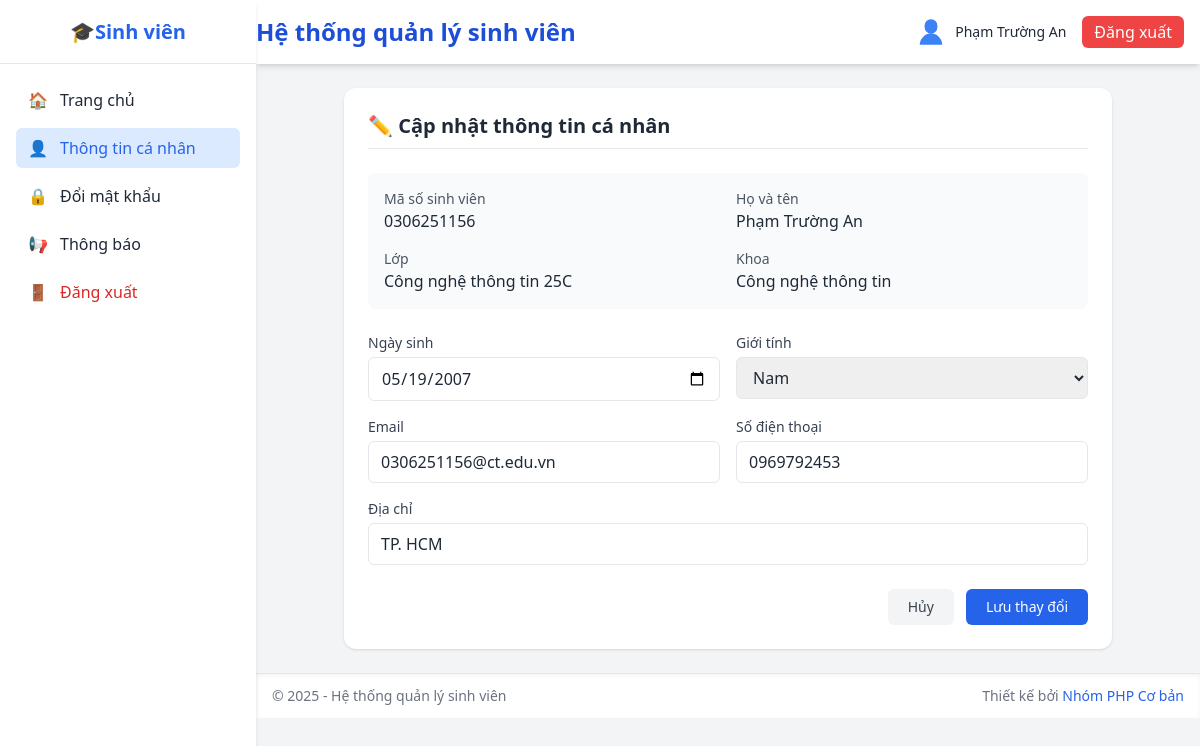
Screenshot of /profile.php (signed in) with the database file from the repository.
### tables this page shows
CREATE TABLE `sinh_vien` (
  `mssv` varchar(20) NOT NULL,
  `hoten` varchar(100) NOT NULL,
  `ngaysinh` date DEFAULT NULL,
  `gioitinh` enum('Nam','Nữ','Khác') DEFAULT 'Nam',
  `malop` varchar(20) DEFAULT NULL,
  `makhoa` varchar(20) DEFAULT NULL,
  `email` varchar(100) DEFAULT NULL,
  `sdt` varchar(20) DEFAULT NULL,
  `diachi` varchar(255) DEFAULT NULL,
  `password` varchar(255) NOT NULL,
  `trangthai` enum('Đang học','Tốt nghiệp','Bảo lưu','Đã nghỉ') DEFAULT 'Đang học'
);

CREATE TABLE `lop` (
  `malop` varchar(20) NOT NULL,
  `tenlop` varchar(100) NOT NULL,
  `makhoa` varchar(20) DEFAULT NULL
);

CREATE TABLE `khoa` (
  `makhoa` varchar(20) NOT NULL,
  `tenkhoa` varchar(100) NOT NULL,
  `mota` text DEFAULT NULL
);

### database/pdo.php (called while the page is built, shortened)
<?php
class DB
{
    private static $pdo = null;
    private static function connect_pdo(): \PDO
    {
        $host = DB_HOST;
        $user = DB_USERNAME;
        $pass = DB_PASSWORD;
        $db   = DB_NAME;
        $charset = DB_CHARSET;
        $dsn = "mysql:host={$host};dbname={$db};charset={$charset}";
        try {
            $options = [
                \PDO::ATTR_ERRMODE => \PDO::ERRMODE_EXCEPTION,
                \PDO::ATTR_DEFAULT_FETCH_MODE => \PDO::FETCH_ASSOC,
                \PDO::ATTR_EMULATE_PREPARES => false,
            ];
            return new \PDO($dsn, $user, $pass, $options);
        } catch (\PDOException $e) {
            die('Kết nối PDO thất bại: ' . $e->getMessage());
        }
    }
    private static function init()
    {
        if (self::$pdo === null) {
            self::$pdo = self::connect_pdo();
        }
    }
    public static function getPdo()
    {
        return self::$pdo;
    }
    public static function selectOne(string $sql, array $params = []): ?array
    {
        $stmt = self::getPdo()->prepare($sql);
        $stmt->execute($params);
        $row = $stmt->fetch();
        return $row === false ? null : $row;
    }
}

### profile.php (the view, shortened to what this page needs)
<?php
$mssv = $_SESSION['sinhvien'];
$sinh_vien = DB::selectOne(
    "SELECT sv.*, l.tenlop, k.tenkhoa
    FROM sinh_vien sv
    LEFT JOIN lop l ON sv.malop = l.malop
    LEFT JOIN khoa k ON sv.makhoa = k.makhoa
    WHERE sv.mssv = :mssv",
    ['mssv' => $mssv]
);
include('includes/sidebar.php');
include('includes/header.php');
?>
<div class="max-w-3xl mx-auto">
    <div class="bg-white shadow rounded-xl p-6">
        <h3 class="text-xl font-semibold text-gray-800 border-b pb-2 mb-6">
            ✏️ Cập nhật thông tin cá nhân
        </h3>
        <form action="profile.php" method="POST" class="space-y-6">
            <div class="grid grid-cols-1 sm:grid-cols-2 gap-4 p-4 bg-gray-50 rounded-lg mb-4">
                <div>
                    <p class="text-sm text-gray-600">Mã số sinh viên</p>
                    <p class="font-medium"><?php echo htmlspecialchars($sinh_vien['mssv']); ?></p>
                </div>
                <div>
                    <p class="text-sm text-gray-600">Họ và tên</p>
                    <p class="font-medium"><?php echo htmlspecialchars($sinh_vien['hoten']); ?></p>
                </div>
                <div>
                    <p class="text-sm text-gray-600">Lớp</p>
                    <p class="font-medium"><?php echo htmlspecialchars($sinh_vien['tenlop'] ?? '(Chưa phân lớp)'); ?></p>
                </div>
                <div>
                    <p class="text-sm text-gray-600">Khoa</p>
                    <p class="font-medium"><?php echo htmlspecialchars($sinh_vien['tenkhoa'] ?? '(Chưa phân khoa)'); ?></p>
                </div>
            </div>
            <div class="grid grid-cols-1 sm:grid-cols-2 gap-4">
                <div>
                    <label class="block text-sm font-medium text-gray-700 mb-1">Ngày sinh</label>
                    <input type="date" name="ngaysinh"
                           value="<?php echo $sinh_vien['ngaysinh'] ?? ''; ?>"
                           class="w-full px-3 py-2 border rounded-md focus:ring-2 focus:ring-blue-500 focus:outline-none">
                </div>
                <div>
                    <label class="block text-sm font-medium text-gray-700 mb-1">Giới tính</label>
                    <select name="gioitinh"
                            class="w-full px-3 py-2 border rounded-md focus:ring-2 focus:ring-blue-500 focus:outline-none">
                        <option value="Nam" <?php echo $sinh_vien['gioitinh'] === 'Nam' ? 'selected' : ''; ?>>Nam</option>
                    </select>
                </div>
                <div>
                    <label class="block text-sm font-medium text-gray-700 mb-1">Email</label>
                    <input type="email" name="email"
                           value="<?php echo htmlspecialchars($sinh_vien['email'] ?? ''); ?>"
                           placeholder="example@email.com"
                           class="w-full px-3 py-2 border rounded-md focus:ring-2 focus:ring-blue-500 focus:outline-none">
                </div>
                <div>
                    <label class="block text-sm font-medium text-gray-700 mb-1">Số điện thoại</label>
                    <input type="tel" name="sdt"
                           value="<?php echo htmlspecialchars($sinh_vien['sdt'] ?? ''); ?>"
                           placeholder="0xxxxxxxxx"
                           class="w-full px-3 py-2 border rounded-md focus:ring-2 focus:ring-blue-500 focus:outline-none">
                </div>
                <div class="sm:col-span-2">
                    <label class="block text-sm font-medium text-gray-700 mb-1">Địa chỉ</label>
                    <input type="text" name="diachi"
                           value="<?php echo htmlspecialchars($sinh_vien['diachi'] ?? ''); ?>"
                           placeholder="Nhập địa chỉ của bạn"
                           class="w-full px-3 py-2 border rounded-md focus:ring-2 focus:ring-blue-500 focus:outline-none">
                </div>
            </div>
            <div class="flex justify-end gap-3">
                <a href="index.php"
                   class="px-5 py-2 text-sm font-medium text-gray-700 bg-gray-100 rounded-md hover:bg-gray-200 focus:outline-none focus:ring-2 focus:ring-gray-400">
                    Hủy
                </a>
                <button type="submit"
                        class="px-5 py-2 text-sm font-medium text-white bg-blue-600 rounded-md hover:bg-blue-700 focus:outline-none focus:ring-2 focus:ring-blue-500">
                    Lưu thay đổi
                </button>
            </div>
        </form>
    </div>
</div>
<?php include('includes/footer.php'); ?>

### rows the page displays
sinh_vien: mssv "0306251156", hoten "Phạm Trường An", malop.tenlop "Công nghệ thông tin 25C", makhoa.tenkhoa "Công nghệ thông tin", ngaysinh "05/19/2007", gioitinh "Nam", email "0306251156@ct.edu.vn", sdt "0969792453", diachi "TP. HCM"

### other values shown
$page_title "Hệ thống quản lý sinh viên"
$_SESSION['fullname'] "Phạm Trường An"
